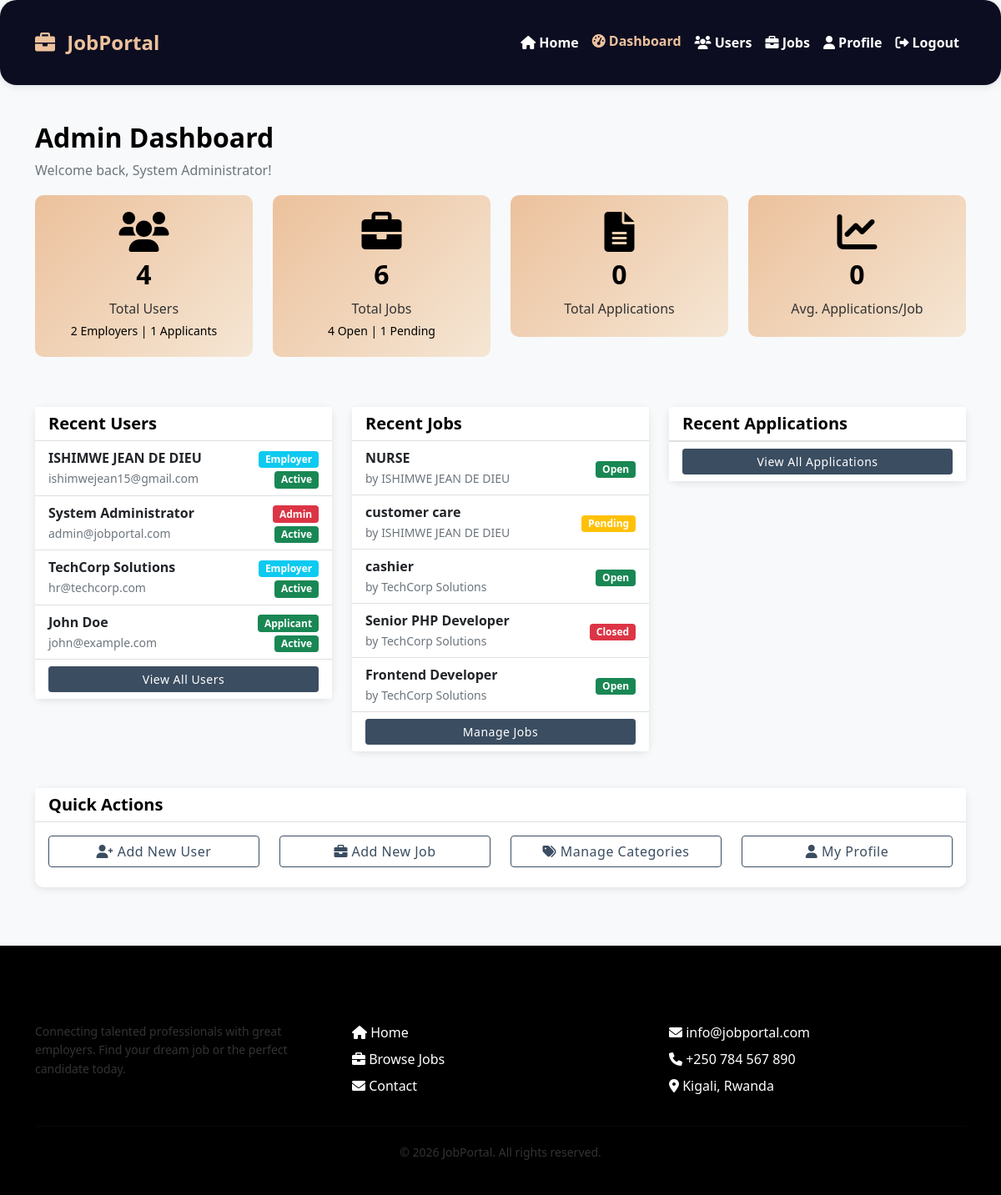
Page /admin/dashboard.php (signed in) on the committed database.
### tables this page shows
CREATE TABLE `jobs` (
  `id` int(11) NOT NULL AUTO_INCREMENT,
  `employer_id` int(11) NOT NULL,
  `category_id` int(11) DEFAULT NULL,
  `title` varchar(100) NOT NULL,
  `description` text NOT NULL,
  `requirements` text NOT NULL,
  `salary` varchar(50) DEFAULT NULL,
  `location` varchar(100) DEFAULT NULL,
  `job_type` enum('full-time','part-time','contract','internship') DEFAULT 'full-time',
  `experience_level` enum('entry','mid','senior','lead') DEFAULT 'entry',
  `status` enum('open','closed','pending') DEFAULT 'pending',
  `start_date` date DEFAULT NULL,
  `end_date` date DEFAULT NULL,
  `created_at` timestamp NOT NULL DEFAULT current_timestamp(),
  `updated_at` timestamp NOT NULL DEFAULT current_timestamp() ON UPDATE current_timestamp(),
  PRIMARY KEY (`id`),
  KEY `employer_id` (`employer_id`),
  KEY `category_id` (`category_id`)
);

CREATE TABLE `users` (
  `id` int(11) NOT NULL AUTO_INCREMENT,
  `username` varchar(50) NOT NULL,
  `email` varchar(100) NOT NULL,
  `password` varchar(255) NOT NULL,
  `full_name` varchar(100) NOT NULL,
  `role` enum('admin','employer','applicant') DEFAULT 'applicant',
  `status` enum('active','inactive') DEFAULT 'active',
  `profile_image` varchar(255) DEFAULT NULL,
  `phone` varchar(20) DEFAULT NULL,
  `address` text DEFAULT NULL,
  `created_at` timestamp NOT NULL DEFAULT current_timestamp(),
  `updated_at` timestamp NOT NULL DEFAULT current_timestamp() ON UPDATE current_timestamp(),
  PRIMARY KEY (`id`),
  UNIQUE KEY `username` (`username`),
  UNIQUE KEY `email` (`email`)
);

### admin/dashboard.php (the view, shortened to what this page needs)
<?php
require_once '../includes/header.php';
$database = new Database();
$db = $database->getConnection();
$stats = [];
$query = "SELECT COUNT(*) as total FROM users";
$stmt = $db->prepare($query);
$stmt->execute();
$stats['total_users'] = $stmt->fetch(PDO::FETCH_ASSOC)['total'];
$query = "SELECT COUNT(*) as total FROM users WHERE role = 'employer'";
$stmt = $db->prepare($query);
$stmt->execute();
$stats['total_employers'] = $stmt->fetch(PDO::FETCH_ASSOC)['total'];
$query = "SELECT COUNT(*) as total FROM users WHERE role = 'applicant'";
$stmt = $db->prepare($query);
$stmt->execute();
$stats['total_applicants'] = $stmt->fetch(PDO::FETCH_ASSOC)['total'];
$query = "SELECT COUNT(*) as total FROM jobs";
$stmt = $db->prepare($query);
$stmt->execute();
$stats['total_jobs'] = $stmt->fetch(PDO::FETCH_ASSOC)['total'];
$query = "SELECT COUNT(*) as total FROM jobs WHERE status = 'pending'";
$stmt = $db->prepare($query);
$stmt->execute();
$stats['pending_jobs'] = $stmt->fetch(PDO::FETCH_ASSOC)['total'];
$query = "SELECT COUNT(*) as total FROM jobs WHERE status = 'open'";
$stmt = $db->prepare($query);
$stmt->execute();
$stats['open_jobs'] = $stmt->fetch(PDO::FETCH_ASSOC)['total'];
$query = "SELECT COUNT(*) as total FROM applications";
$stmt = $db->prepare($query);
$stmt->execute();
$stats['total_applications'] = $stmt->fetch(PDO::FETCH_ASSOC)['total'];
$query = "SELECT * FROM users ORDER BY created_at DESC LIMIT 5";
$stmt = $db->prepare($query);
$stmt->execute();
$recent_users = $stmt->fetchAll(PDO::FETCH_ASSOC);
$query = "SELECT j.*, u.full_name as employer_name FROM jobs j
          JOIN users u ON j.employer_id = u.id
          ORDER BY j.created_at DESC LIMIT 5";
$stmt = $db->prepare($query);
$stmt->execute();
$recent_jobs = $stmt->fetchAll(PDO::FETCH_ASSOC);
?>
<div class="container mt-4">
    <h2>Admin Dashboard</h2>
    <p class="text-muted">Welcome back, <?php echo $_SESSION['full_name']; ?>!</p>
    <div class="row mb-4">
        <div class="col-md-3 mb-3">
            <div class="stat-card">
                <i class="fas fa-users fa-3x mb-2"></i>
                <h3><?php echo $stats['total_users']; ?></h3>
                <p class="mb-0">Total Users</p>
                <small><?php echo $stats['total_employers']; ?> Employers | <?php echo $stats['total_applicants']; ?> Applicants</small>
            </div>
        </div>
        <div class="col-md-3 mb-3">
            <div class="stat-card">
                <i class="fas fa-briefcase fa-3x mb-2"></i>
                <h3><?php echo $stats['total_jobs']; ?></h3>
                <p class="mb-0">Total Jobs</p>
                <small><?php echo $stats['open_jobs']; ?> Open | <?php echo $stats['pending_jobs']; ?> Pending</small>
            </div>
        </div>
        <div class="col-md-3 mb-3">
            <div class="stat-card">
                <i class="fas fa-file-alt fa-3x mb-2"></i>
                <h3><?php echo $stats['total_applications']; ?></h3>
                <p class="mb-0">Total Applications</p>
            </div>
        </div>
        <div class="col-md-3 mb-3">
            <div class="stat-card">
                <i class="fas fa-chart-line fa-3x mb-2"></i>
                <h3><?php echo round(($stats['total_applications'] / max($stats['total_jobs'], 1)), 1); ?></h3>
                <p class="mb-0">Avg. Applications/Job</p>
            </div>
        </div>
    </div>
    <div class="row">
        <div class="col-md-4 mb-4">
            <div class="card">
                <div class="card-header bg-white">
                    <h5 class="mb-0">Recent Users</h5>
                </div>
                <div class="card-body p-0">
                    <div class="list-group list-group-flush">
                        <?php foreach ($recent_users as $user): ?>
                            <div class="list-group-item">
                                <div class="d-flex justify-content-between align-items-center">
                                    <div>
                                        <strong><?php echo htmlspecialchars($user['full_name']); ?></strong>
                                        <br>
                                        <small class="text-muted"><?php echo htmlspecialchars($user['email']); ?></small>
                                    </div>
                                    <div class="text-end">
                                        <span class="badge bg-<?php echo $user['role'] == 'admin' ? 'danger' : ($user['role'] == 'employer' ? 'info' : 'success'); ?>">
                                            <?php echo ucfirst($user['role']); ?>
                                        </span>
                                        <br>
                                        <span class="badge bg-<?php echo $user['status'] == 'active' ? 'success' : 'danger'; ?> mt-1">
                                            <?php echo ucfirst($user['status']); ?>
                                        </span>
                                    </div>
                                </div>
                            </div>
                        <?php endforeach; ?>
                    </div>
                </div>
                <div class="card-footer bg-white">
                    <a href="manage_users.php" class="btn btn-primary btn-sm w-100">View All Users</a>
                </div>
            </div>
        </div>
        <div class="col-md-4 mb-4">
            <div class="card">
                <div class="card-header bg-white">
                    <h5 class="mb-0">Recent Jobs</h5>
                </div>
                <div class="card-body p-0">
                    <div class="list-group list-group-flush">
                        <?php foreach ($recent_jobs as $job): ?>
                            <div class="list-group-item">
                                <div class="d-flex justify-content-between align-items-center">
                                    <div>
                                        <strong><?php echo htmlspecialchars($job['title']); ?></strong>
                                        <br>
                                        <small class="text-muted">by <?php echo htmlspecialchars($job['employer_name']); ?></small>
                                    </div>
                                    <div>
                                        <span class="badge bg-<?php echo $job['status'] == 'open' ? 'success' : ($job['status'] == 'closed' ? 'danger' : 'warning'); ?>">
                                            <?php echo ucfirst($job['status']); ?>
                                        </span>
                                    </div>
                                </div>
                            </div>
                        <?php endforeach; ?>
                    </div>
                </div>
                <div class="card-footer bg-white">
                    <a href="manage_jobs.php" class="btn btn-primary btn-sm w-100">Manage Jobs</a>
                </div>
            </div>
        </div>
        <div class="col-md-4 mb-4">
            <div class="card">
                <div class="card-header bg-white">
                    <h5 class="mb-0">Recent Applications</h5>
                </div>
                <div class="card-footer bg-white">
                    <a href="applications.php" class="btn btn-primary btn-sm w-100">View All Applications</a>
                </div>
            </div>
        </div>
    </div>
    <div class="row">
        <div class="col-md-12">
            <div class="card">
                <div class="card-header bg-white">
                    <h5 class="mb-0">Quick Actions</h5>
                </div>
                <div class="card-body">
                    <div class="row">
                        <div class="col-md-3 mb-2">
                            <a href="add_user.php" class="btn btn-outline-primary w-100">
                                <i class="fas fa-user-plus"></i> Add New User
                            </a>
                        </div>
                        <div class="col-md-3 mb-2">
                            <a href="add_job.php" class="btn btn-outline-primary w-100">
                                <i class="fas fa-briefcase"></i> Add New Job
                            </a>
                        </div>
                        <div class="col-md-3 mb-2">
                            <a href="../admin/manage_categories.php" class="btn btn-outline-primary w-100">
                                <i class="fas fa-tags"></i> Manage Categories
                            </a>
                        </div>
                        <div class="col-md-3 mb-2">
                            <a href="../profile.php" class="btn btn-outline-primary w-100">
                                <i class="fas fa-user"></i> My Profile
                            </a>
                        </div>
                    </div>
                </div>
            </div>
        </div>
    </div>
</div>
<?php
require_once '../includes/footer.php';
?>

### includes/header.php (style rules this page uses)
:root { --primary: #ecc19c; --secondary: #3b4d61; --accent: #000000; --font-main: 'Segoe UI', Tahoma, Geneva, Verdana, sans-serif; --font-heading: 'Segoe UI', Tahoma, Geneva, Verdana, sans-serif; --text-color: #333333; --text-light: #666666; --text-dark: #000000; }
* { margin: 0; padding: 0; box-sizing: border-box; }
html, body { height: 100%; margin: 0; padding: 0; }
body { background-color: #f8f9fa; font-family: var(--font-main); color: var(--text-color); min-height: 100vh; display: flex; flex-direction: column; }
h1, h2, h3, h4, h5, h6 { font-family: var(--font-heading); color: var(--text-dark); font-weight: 600; }
p { color: var(--text-color); line-height: 1.6; }
a { color: var(--secondary); text-decoration: none; transition: color 0.3s ease; }
.btn { font-weight: 500; letter-spacing: 0.5px; }
.btn-primary { background-color: var(--secondary); border-color: var(--secondary); }
.btn-outline-primary { color: var(--secondary); border-color: var(--secondary); }
.card { border: none; border-radius: 10px; box-shadow: 0 2px 10px rgba(0, 0, 0, 0.1); transition: transform 0.3s ease; margin-bottom: 20px; }
.stat-card { background: linear-gradient(135deg, var(--primary) 0%, #f5e6d4 100%); border-radius: 10px; padding: 20px; text-align: center; color: var(--accent); margin-bottom: 20px; }
.stat-card h3 { font-size: 2rem; font-weight: bold; margin-bottom: 10px; }
.container { padding-top: 20px; padding-bottom: 20px; }

### rows in the picture
jobs: employer "4", category "2", id "6", $stats['total_applications']/max($stats['total_jobs'],1) "0", title "NURSE", employer.full_name "ISHIMWE JEAN DE DIEU", status "Open"
users: full_name "ISHIMWE JEAN DE DIEU", email "ishimwejean15@gmail.com", role "Employer", status "Active"
users: full_name "System Administrator", email "admin@jobportal.com", role "Admin", status "Active"
users: full_name "TechCorp Solutions", email "hr@techcorp.com", role "Employer", status "Active"
users: full_name "John Doe", email "john@example.com", role "Applicant", status "Active"
jobs: title "customer care", employer.full_name "ISHIMWE JEAN DE DIEU", status "Pending"
jobs: title "cashier", employer.full_name "TechCorp Solutions", status "Open"
jobs: title "Senior PHP Developer", employer.full_name "TechCorp Solutions", status "Closed"
jobs: title "Frontend Developer", employer.full_name "TechCorp Solutions", status "Open"

### other values in the picture
SITE_NAME "JobPortal"
$_SESSION['full_name'] "System Administrator"
$stats['total_applicants'] "1"
$stats['pending_jobs'] "1"
$stats['total_applications'] "0"
SITE_NAME "jobportal"
